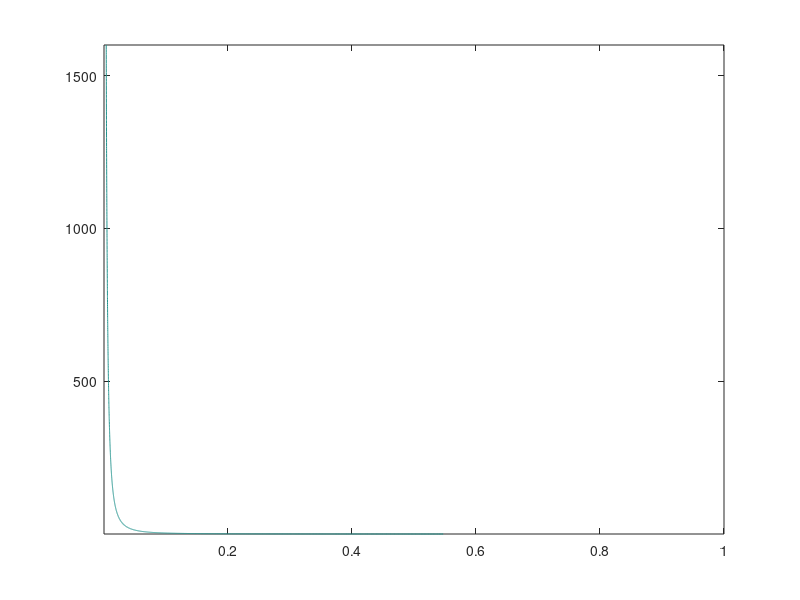

Write the MATLAB code that produced this figure. (Note: this script raises an error after producing the figure.)
% calculate 0NuBetaBeta contour numerically
% most stringent contour always for phase = 0 and maximal m3nubetabeta
% --> term with m4 gets maximal -> m4 need to be even smaller to compensate

% least stringend contour phase = +-1 and  maximal m3nubetabeta 

%% m_betabeta neutrino mass in 3+1 neutrino framework
mbb4nu = @(phase,mbb3nu,sint4Sq,m4Sq) abs((1-sint4Sq).*mbb3nu+exp(1i*pi*phase).*sqrt(m4Sq).*sint4Sq);

%% get lines
nGrid = 1e3;
sin2T4 = repmat(logspace(-3,log10(1),nGrid)',[1,nGrid]);% mixing
m4Sq   = repmat(logspace(-1,log10(40^2),nGrid),[nGrid,1]);

mbb3nu_min = [0,0.018]; 
mbb3nu_max = [0.005,0.05];%[0.026,0.049]';%NH, IH
Phase = [0,1];

mbb4nu_ExpLimit =  0.165;

%% Get all the contours: NH
Idx = 1;
mbb4nu_NH_0 = mbb4nu(0,mbb3nu_max(Idx),sin2T4,m4Sq);
mbb4nu_NH_1max = mbb4nu(1,mbb3nu_max(Idx),sin2T4,m4Sq);
mbb4nu_NH_1min = mbb4nu(1,mbb3nu_min(Idx),sin2T4,m4Sq);
mbb4nu_NH_m1max = mbb4nu(-1,mbb3nu_max(Idx),sin2T4,m4Sq);
mbb4nu_NH_m1min = mbb4nu(-1,mbb3nu_min(Idx),sin2T4,m4Sq);
% Get all the contours
[Contour_NH_0,~] = contour(sin2T4,m4Sq,mbb4nu_NH_0,mbb4nu_ExpLimit.*ones(2,1));
[Contour_NH_1max,~] = contour(sin2T4,m4Sq,mbb4nu_NH_1max,mbb4nu_ExpLimit.*ones(2,1));
[Contour_NH_1min,~] = contour(sin2T4,m4Sq,mbb4nu_NH_1min,mbb4nu_ExpLimit.*ones(2,1));
[Contour_NH_m1max,~] = contour(sin2T4,m4Sq,mbb4nu_NH_m1max,mbb4nu_ExpLimit.*ones(2,1));
[Contour_NH_m1min,~] = contour(sin2T4,m4Sq,mbb4nu_NH_m1min,mbb4nu_ExpLimit.*ones(2,1));
close all;

%% Get all the contours: IH
Idx = 2;
mbb4nu_IH_0 = mbb4nu(0,mbb3nu_max(Idx),sin2T4,m4Sq);
mbb4nu_IH_1max = mbb4nu(1,mbb3nu_max(Idx),sin2T4,m4Sq);
mbb4nu_IH_1min = mbb4nu(1,mbb3nu_min(Idx),sin2T4,m4Sq);
mbb4nu_IH_m1max = mbb4nu(-1,mbb3nu_max(Idx),sin2T4,m4Sq);
mbb4nu_IH_m1min = mbb4nu(-1,mbb3nu_min(Idx),sin2T4,m4Sq);
% Get all the contours
[Contour_IH_0,~] = contour(sin2T4,m4Sq,mbb4nu_IH_0,mbb4nu_ExpLimit.*ones(2,1));
[Contour_IH_1max,~] = contour(sin2T4,m4Sq,mbb4nu_IH_1max,mbb4nu_ExpLimit.*ones(2,1));
[Contour_IH_1min,~] = contour(sin2T4,m4Sq,mbb4nu_IH_1min,mbb4nu_ExpLimit.*ones(2,1));
[Contour_IH_m1max,~] = contour(sin2T4,m4Sq,mbb4nu_IH_m1max,mbb4nu_ExpLimit.*ones(2,1));
[Contour_IH_m1min,~] = contour(sin2T4,m4Sq,mbb4nu_IH_m1min,mbb4nu_ExpLimit.*ones(2,1));
close all;

%%
GetFigure;
p0IH = plot(Contour_IH_0(1,2:end),Contour_IH_0(2,2:end),'k-','LineWidth',2);
hold on;
p1maxIH = plot(Contour_IH_1max(1,2:end),Contour_IH_1max(2,2:end),'-','Color',rgb('Orange'),'LineWidth',2);
p1minIH = plot(Contour_IH_1min(1,2:end),Contour_IH_1min(2,2:end),'-','Color',rgb('IndianRed'),'LineWidth',2);


p0NH = plot(Contour_NH_0(1,2:end),Contour_NH_0(2,2:end),':','Color',rgb('Silver'),'LineWidth',2);
p1maxNH = plot(Contour_NH_1max(1,2:end),Contour_NH_1max(2,2:end),':','Color',rgb('DodgerBlue'),'LineWidth',2.5);
p1minNH = plot(Contour_NH_1min(1,2:end),Contour_NH_1min(2,2:end),':','Color',rgb('Navy'),'LineWidth',2.5);

set(gca,'XScale','log')
set(gca,'YScale','log')
xlim([6e-03,1]);
ylim([0.1,1600]);
PrettyFigureFormat;
xlabel(sprintf('|{\\it U_{e4}}|^2'));
ylabel(sprintf('{\\it m}_4^2 (eV^2)'));

leg = legend([p0IH,p1maxIH,p1minIH,p0NH,p1maxNH,p1minNH],...
    'IH Phase 0','IH Phase 1 , max mbb3nu','IH Phase 1 , min mbb3nu',...
    'NH Phase 0','NH Phase 1 , max mbb3nu','NH Phase 1 , min mbb3nu',...
        'box','off');
    leg.NumColumns = 2;
